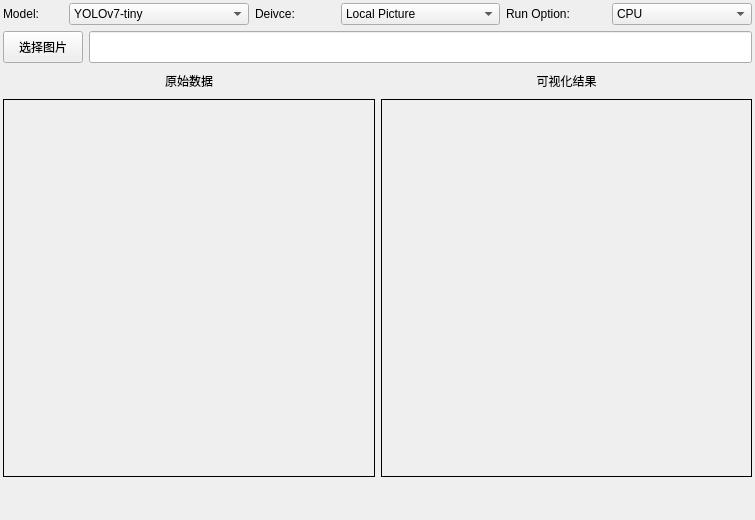
<?xml version="1.0" encoding="UTF-8"?>
<ui version="4.0">
 <class>Detection</class>
 <widget class="QWidget" name="Detection">
  <property name="geometry">
   <rect>
    <x>0</x>
    <y>0</y>
    <width>755</width>
    <height>520</height>
   </rect>
  </property>
  <property name="windowTitle">
   <string>Form</string>
  </property>
  <layout class="QGridLayout" name="gridLayout">
   <property name="leftMargin">
    <number>3</number>
   </property>
   <property name="topMargin">
    <number>3</number>
   </property>
   <property name="rightMargin">
    <number>3</number>
   </property>
   <property name="bottomMargin">
    <number>3</number>
   </property>
   <item row="1" column="0">
    <layout class="QHBoxLayout" name="horizontalLayout_6">
     <item>
      <widget class="QPushButton" name="pushButtonStart">
       <property name="minimumSize">
        <size>
         <width>0</width>
         <height>32</height>
        </size>
       </property>
       <property name="maximumSize">
        <size>
         <width>120</width>
         <height>16777215</height>
        </size>
       </property>
       <property name="text">
        <string>选择图片</string>
       </property>
      </widget>
     </item>
     <item>
      <widget class="QLineEdit" name="lineEditInput">
       <property name="minimumSize">
        <size>
         <width>0</width>
         <height>32</height>
        </size>
       </property>
       <property name="readOnly">
        <bool>true</bool>
       </property>
      </widget>
     </item>
    </layout>
   </item>
   <item row="2" column="0">
    <layout class="QHBoxLayout" name="horizontalLayout_5">
     <item>
      <layout class="QVBoxLayout" name="verticalLayout">
       <item>
        <widget class="QLabel" name="label_6">
         <property name="maximumSize">
          <size>
           <width>16777215</width>
           <height>24</height>
          </size>
         </property>
         <property name="text">
          <string>原始数据</string>
         </property>
         <property name="alignment">
          <set>Qt::AlignCenter</set>
         </property>
        </widget>
       </item>
       <item>
        <widget class="QLabel" name="labelBeforeLabel">
         <property name="minimumSize">
          <size>
           <width>320</width>
           <height>320</height>
          </size>
         </property>
         <property name="styleSheet">
          <string notr="true">border: 1px solid black</string>
         </property>
         <property name="text">
          <string/>
         </property>
        </widget>
       </item>
      </layout>
     </item>
     <item>
      <layout class="QVBoxLayout" name="verticalLayout_2">
       <item>
        <widget class="QLabel" name="label_5">
         <property name="maximumSize">
          <size>
           <width>16777215</width>
           <height>24</height>
          </size>
         </property>
         <property name="text">
          <string>可视化结果</string>
         </property>
         <property name="alignment">
          <set>Qt::AlignCenter</set>
         </property>
        </widget>
       </item>
       <item>
        <widget class="QLabel" name="labelAfterLabel">
         <property name="minimumSize">
          <size>
           <width>320</width>
           <height>320</height>
          </size>
         </property>
         <property name="styleSheet">
          <string notr="true">border: 1px solid black</string>
         </property>
         <property name="text">
          <string/>
         </property>
        </widget>
       </item>
      </layout>
     </item>
    </layout>
   </item>
   <item row="0" column="0">
    <layout class="QHBoxLayout" name="horizontalLayout_4">
     <item>
      <layout class="QHBoxLayout" name="horizontalLayout">
       <item>
        <widget class="QLabel" name="label">
         <property name="maximumSize">
          <size>
           <width>60</width>
           <height>16777215</height>
          </size>
         </property>
         <property name="text">
          <string>Model:</string>
         </property>
        </widget>
       </item>
       <item>
        <widget class="QComboBox" name="comboBoxModel">
         <item>
          <property name="text">
           <string>YOLOv7-tiny</string>
          </property>
         </item>
         <item>
          <property name="text">
           <string>YOLOX-s</string>
          </property>
         </item>
         <item>
          <property name="text">
           <string>YOLOv5-s</string>
          </property>
         </item>
        </widget>
       </item>
      </layout>
     </item>
     <item>
      <layout class="QHBoxLayout" name="horizontalLayout_2">
       <item>
        <widget class="QLabel" name="label_2">
         <property name="maximumSize">
          <size>
           <width>80</width>
           <height>16777215</height>
          </size>
         </property>
         <property name="text">
          <string>Deivce:</string>
         </property>
        </widget>
       </item>
       <item>
        <widget class="QComboBox" name="comboBoxDevice">
         <item>
          <property name="text">
           <string>Local Picture</string>
          </property>
         </item>
         <item>
          <property name="text">
           <string>Camera</string>
          </property>
         </item>
        </widget>
       </item>
      </layout>
     </item>
     <item>
      <layout class="QHBoxLayout" name="horizontalLayout_3">
       <item>
        <widget class="QLabel" name="label_3">
         <property name="maximumSize">
          <size>
           <width>100</width>
           <height>16777215</height>
          </size>
         </property>
         <property name="text">
          <string>Run Option:</string>
         </property>
        </widget>
       </item>
       <item>
        <widget class="QComboBox" name="comboBoxOption">
         <item>
          <property name="text">
           <string>CPU</string>
          </property>
         </item>
         <item>
          <property name="text">
           <string>NPU</string>
          </property>
         </item>
        </widget>
       </item>
      </layout>
     </item>
    </layout>
   </item>
   <item row="3" column="0">
    <spacer name="verticalSpacer">
     <property name="orientation">
      <enum>Qt::Vertical</enum>
     </property>
     <property name="sizeType">
      <enum>QSizePolicy::Fixed</enum>
     </property>
     <property name="sizeHint" stdset="0">
      <size>
       <width>20</width>
       <height>40</height>
      </size>
     </property>
    </spacer>
   </item>
  </layout>
 </widget>
 <resources/>
 <connections/>
</ui>
